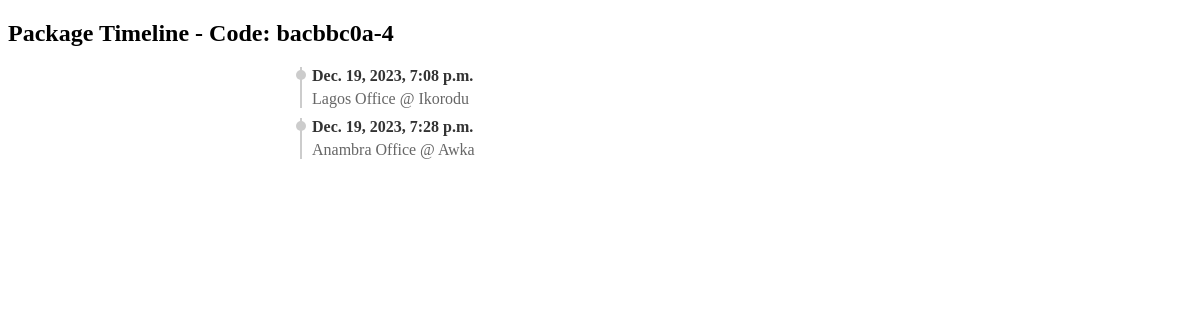
Screenshot of /package/6/timeline/ with the database file from the repository.
### core/models.py (models this page shows, shortened)
class Package(models.Model):
    STATUS = (
        ('Out on Delivery', 'Out on Delivery'),
        ('Cancelled Delivery', 'Cancelled Cancelled'),
        ('Arrived for Pickup', 'Arrived for Pickup'),
        ('Successfully Delivered', 'Successfully Delivered'),
    )
    code = models.CharField(max_length=100, unique=True)
    status = models.CharField(max_length=200, choices=STATUS, null=True)
    date_created = models.DateTimeField(auto_now_add=True, null=True)
    delivery_date = models.DateTimeField(null=True, blank=True)

class PackageLocation(models.Model):
    package = models.ForeignKey(Package, related_name='locations', on_delete=models.CASCADE)
    location = models.CharField(max_length=100, null=True)
    timestamp = models.DateTimeField(auto_now_add=True, null=True)

### core/views.py (the view)
# urls.py: path('<int:package_id>/timeline/', views.package_timeline, name='package_timeline'),
def package_timeline(request, package_id):
    package = get_object_or_404(Package, pk=package_id)
    locations = package.locations.order_by('timestamp')  # Assuming 'locations' is the related name in Package model
    return render(request, 'package_timeline.html', {'package': package, 'locations': locations})

### core/templates/package_timeline.html (shortened to what this page needs)
<!DOCTYPE html>
<html lang="en">
<head>
</head>
<body>
<h2>Package Timeline - Code: {{ package.code }}</h2>
<div class="timeline">
    {% for location in locations %}
        <div class="timeline-item">
            <span class="time">{{ location.timestamp }}</span>
            <span class="location">{{ location.location }}</span>
        </div>
    {% endfor %}
</div>
</body>
</html>

### core/templates/package_timeline.html (style rules this page uses)
.timeline { position: relative; max-width: 600px; margin: 20px auto; }
.timeline-item { border-left: 2px solid #ccc; margin: 10px 0; padding-left: 10px; position: relative; }
.timeline-item::before { content: ""; width: 10px; height: 10px; background-color: #ccc; border-radius: 50%; position: absolute; left: -6px; top: 3px; }
.timeline-item:first-child { margin-top: 0; }
.timeline-item:last-child { margin-bottom: 0; }
.time { font-weight: bold; color: #333; display: block; margin-bottom: 5px; }
.location { color: #666; }

### rows the page displays
Package: code "bacbbc0a-4"
PackageLocation: timestamp "Dec. 19, 2023, 7:08 p.m.", location "Lagos Office @ Ikorodu"
PackageLocation: timestamp "Dec. 19, 2023, 7:28 p.m.", location "Anambra Office @ Awka"
